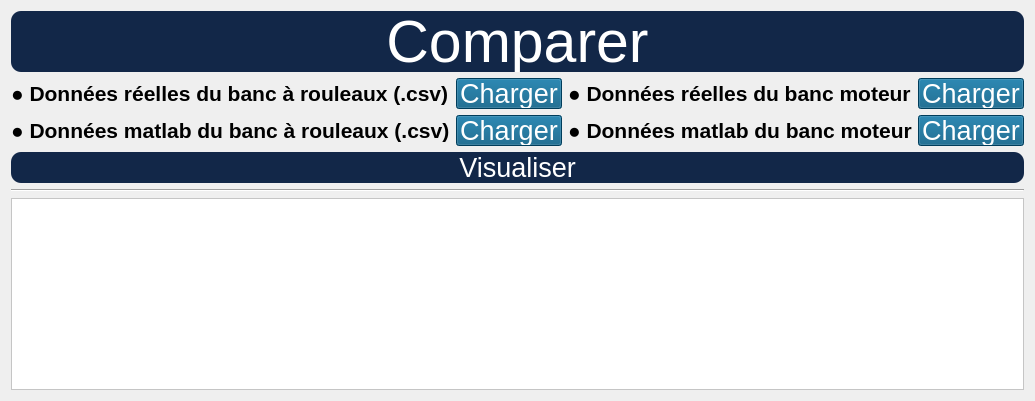
             <widget class="QWidget" name="page_6">
              <layout class="QGridLayout" name="gridLayout_13">
               <item row="0" column="0" colspan="4">
                <widget class="QPushButton" name="pushButton_36">
                 <property name="maximumSize">
                  <size>
                   <width>16777215</width>
                   <height>61</height>
                  </size>
                 </property>
                 <property name="font">
                  <font>
                   <pointsize>44</pointsize>
                  </font>
                 </property>
                 <property name="styleSheet">
                  <string notr="true">

QPushButton {
    border-radius: 10px; 
color: rgb(255, 255, 255);
background-color: rgb(18, 39, 72);

}</string>
                 </property>
                 <property name="text">
                  <string>Comparer</string>
                 </property>
                </widget>
               </item>
               <item row="1" column="1">
                <widget class="QPushButton" name="pushButton_23">
                 <property name="maximumSize">
                  <size>
                   <width>16777215</width>
                   <height>31</height>
                  </size>
                 </property>
                 <property name="font">
                  <font>
                   <pointsize>20</pointsize>
                  </font>
                 </property>
                 <property name="styleSheet">
                  <string notr="true">

QPushButton {
    
color: rgb(255, 255, 255);
background-color: rgb(0, 85, 127);
}</string>
                 </property>
                 <property name="text">
                  <string>Charger</string>
                 </property>
                </widget>
               </item>
               <item row="1" column="2">
                <widget class="QLabel" name="label_20">
                 <property name="maximumSize">
                  <size>
                   <width>16777215</width>
                   <height>51</height>
                  </size>
                 </property>
                 <property name="font">
                  <font>
                   <pointsize>25</pointsize>
                   <weight>75</weight>
                   <bold>true</bold>
                  </font>
                 </property>
                 <property name="text">
                  <string>&lt;html&gt;&lt;head/&gt;&lt;body&gt;&lt;p&gt;&lt;span style=&quot; font-size:16pt;&quot;&gt;● Données réelles du banc moteur&lt;/span&gt;&lt;/p&gt;&lt;/body&gt;&lt;/html&gt;</string>
                 </property>
                </widget>
               </item>
               <item row="2" column="0">
                <widget class="QLabel" name="label_27">
                 <property name="maximumSize">
                  <size>
                   <width>16777215</width>
                   <height>51</height>
                  </size>
                 </property>
                 <property name="font">
                  <font>
                   <pointsize>25</pointsize>
                   <weight>75</weight>
                   <bold>true</bold>
                  </font>
                 </property>
                 <property name="text">
                  <string>&lt;html&gt;&lt;head/&gt;&lt;body&gt;&lt;p&gt;&lt;span style=&quot; font-size:16pt;&quot;&gt;● Données matlab du banc à rouleaux (.csv)&lt;/span&gt;&lt;/p&gt;&lt;/body&gt;&lt;/html&gt;</string>
                 </property>
                </widget>
               </item>
               <item row="1" column="0">
                <widget class="QLabel" name="label_17">
                 <property name="maximumSize">
                  <size>
                   <width>16777215</width>
                   <height>51</height>
                  </size>
                 </property>
                 <property name="font">
                  <font>
                   <pointsize>25</pointsize>
                   <weight>75</weight>
                   <bold>true</bold>
                  </font>
                 </property>
                 <property name="text">
                  <string>&lt;html&gt;&lt;head/&gt;&lt;body&gt;&lt;p&gt;&lt;span style=&quot; font-size:16pt;&quot;&gt;● Données réelles du banc à rouleaux (.csv)&lt;/span&gt;&lt;/p&gt;&lt;/body&gt;&lt;/html&gt;</string>
                 </property>
                </widget>
               </item>
               <item row="1" column="3">
                <widget class="QPushButton" name="pushButton_37">
                 <property name="maximumSize">
                  <size>
                   <width>16777215</width>
                   <height>31</height>
                  </size>
                 </property>
                 <property name="font">
                  <font>
                   <pointsize>20</pointsize>
                  </font>
                 </property>
                 <property name="styleSheet">
                  <string notr="true">

QPushButton {
    
color: rgb(255, 255, 255);
background-color: rgb(0, 85, 127);

}</string>
                 </property>
                 <property name="text">
                  <string>Charger</string>
                 </property>
                </widget>
               </item>
               <item row="2" column="1">
                <widget class="QPushButton" name="pushButton_26">
                 <property name="maximumSize">
                  <size>
                   <width>16777215</width>
                   <height>31</height>
                  </size>
                 </property>
                 <property name="font">
                  <font>
                   <pointsize>20</pointsize>
                  </font>
                 </property>
                 <property name="styleSheet">
                  <string notr="true">

QPushButton {
    
color: rgb(255, 255, 255);
background-color: rgb(0, 85, 127);

}</string>
                 </property>
                 <property name="text">
                  <string>Charger</string>
                 </property>
                </widget>
               </item>
               <item row="2" column="2">
                <widget class="QLabel" name="label_21">
                 <property name="maximumSize">
                  <size>
                   <width>16777215</width>
                   <height>51</height>
                  </size>
                 </property>
                 <property name="font">
                  <font>
                   <pointsize>25</pointsize>
                   <weight>75</weight>
                   <bold>true</bold>
                  </font>
                 </property>
                 <property name="text">
                  <string>&lt;html&gt;&lt;head/&gt;&lt;body&gt;&lt;p&gt;&lt;span style=&quot; font-size:16pt;&quot;&gt;● Données matlab du banc moteur&lt;/span&gt;&lt;/p&gt;&lt;/body&gt;&lt;/html&gt;</string>
                 </property>
                </widget>
               </item>
               <item row="2" column="3">
                <widget class="QPushButton" name="pushButton_38">
                 <property name="maximumSize">
                  <size>
                   <width>16777215</width>
                   <height>31</height>
                  </size>
                 </property>
                 <property name="font">
                  <font>
                   <pointsize>20</pointsize>
                  </font>
                 </property>
                 <property name="styleSheet">
                  <string notr="true">

QPushButton {
    
color: rgb(255, 255, 255);
background-color: rgb(0, 85, 127);

}</string>
                 </property>
                 <property name="text">
                  <string>Charger</string>
                 </property>
                </widget>
               </item>
               <item row="3" column="0" colspan="4">
                <widget class="QPushButton" name="pushButton_39">
                 <property name="maximumSize">
                  <size>
                   <width>16777215</width>
                   <height>31</height>
                  </size>
                 </property>
                 <property name="font">
                  <font>
                   <pointsize>20</pointsize>
                  </font>
                 </property>
                 <property name="styleSheet">
                  <string notr="true">QPushButton {
    border-radius: 10px; 
color: rgb(255, 255, 255);
background-color: rgb(18, 39, 72);
}

QPushButton:hover {
background-color: rgb(170, 0, 0);
}


QPushButton:pressed {
    background-color: rgb(0, 0, 0);
}</string>
                 </property>
                 <property name="text">
                  <string>Visualiser</string>
                 </property>
                </widget>
               </item>
               <item row="5" column="0" colspan="4">
                <widget class="QChartView" name="graphicsView_3">
                 <property name="styleSheet">
                  <string notr="true">background-color: rgb(255, 255, 255);</string>
                 </property>
                </widget>
               </item>
               <item row="4" column="0" colspan="4">
                <widget class="Line" name="line_3">
                 <property name="styleSheet">
                  <string notr="true">    border-bottom: 2px solid black;</string>
                 </property>
                 <property name="orientation">
                  <enum>Qt::Horizontal</enum>
                 </property>
                </widget>
               </item>
              </layout>
             </widget>
